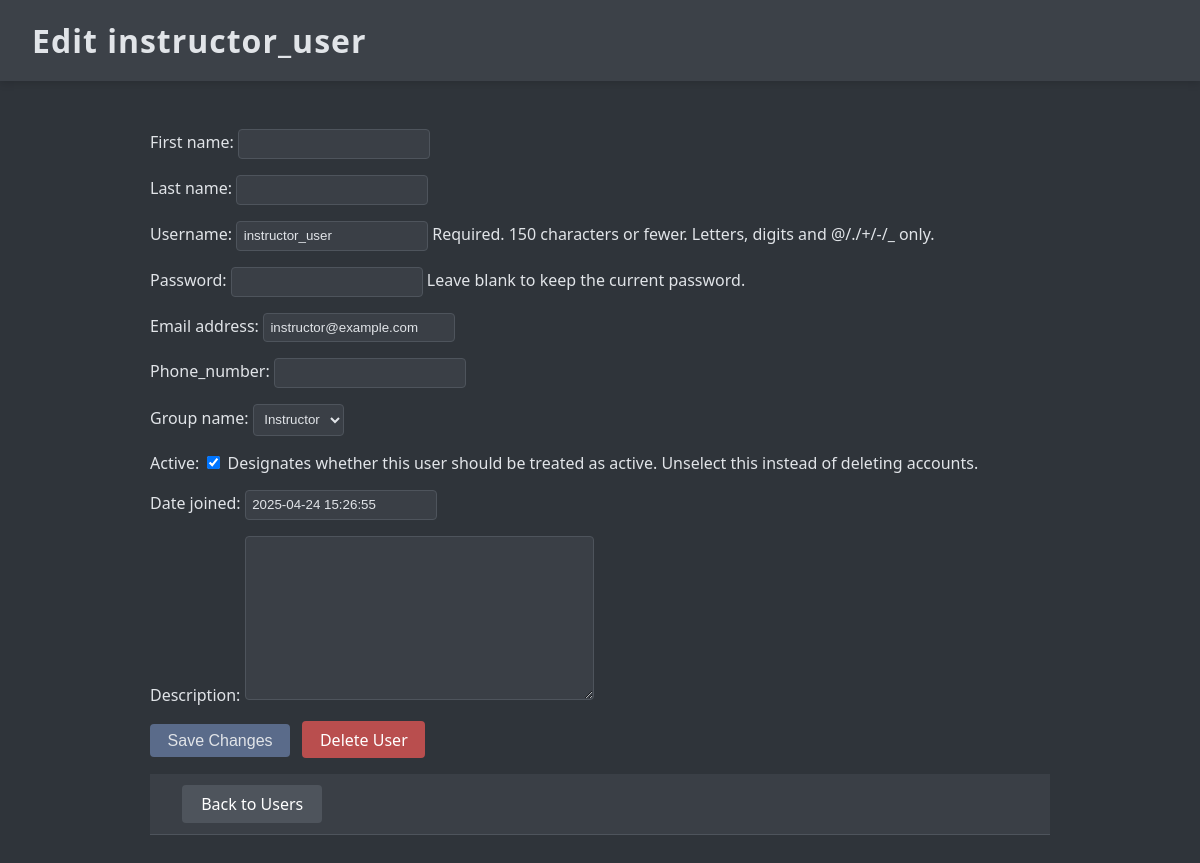
The page /sudo/user/2/edit (signed in) on the database as committed earlier.
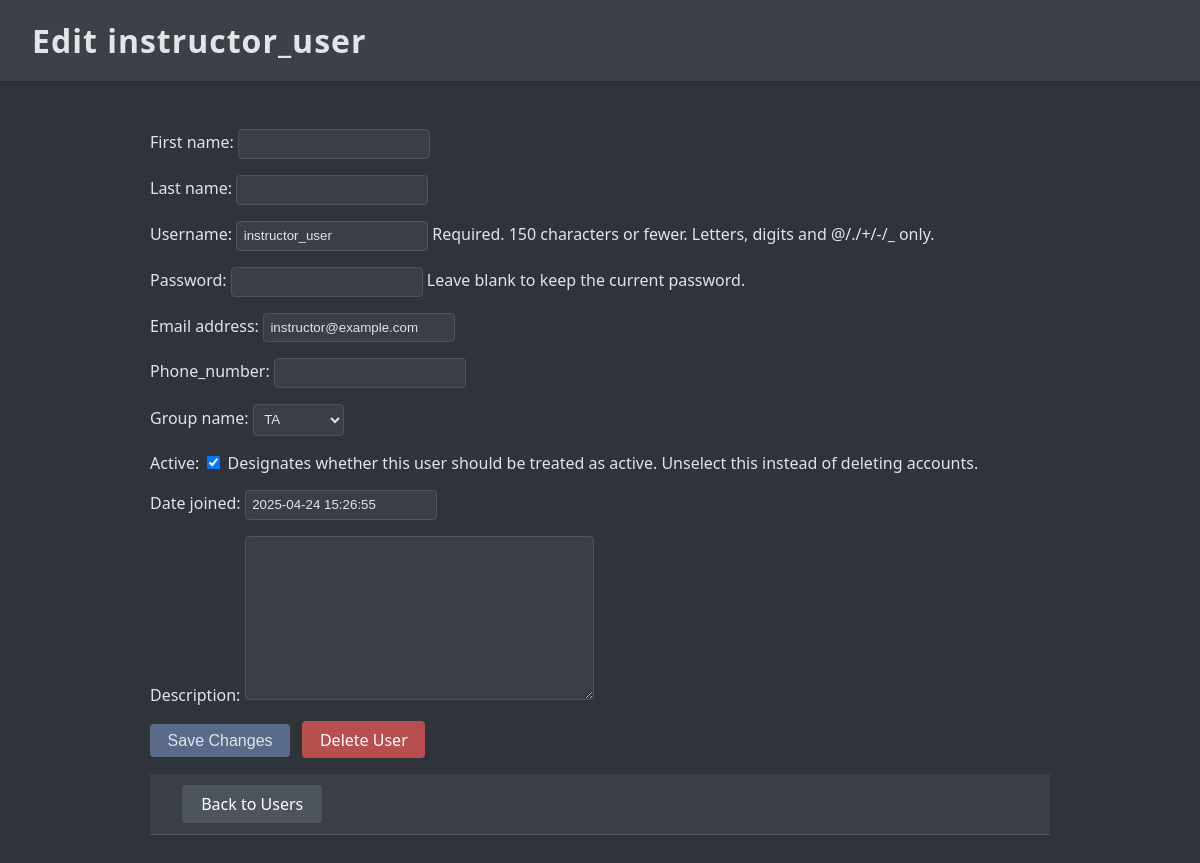
The same page on the database as committed later.
### webapp/models/users.py (models this page shows, shortened)
class User(AbstractUser):
    phone_number = models.CharField(max_length=15, blank=True, verbose_name='phone_number', null=True)
    description = models.TextField(blank=True, null=True, verbose_name='description')
    group_name = models.CharField(
        max_length=1,
        choices=UserType,
        default=UserType.TA,
    )
    class Meta:
        permissions = (
            ("can_assign_l1", "Can assign to courses/sections: instructor"),
            ("can_assign_l2", "Can assign to courses/sections: admin"),
        )

### webapp/views/admin.py (the view)
# urls.py: path('sudo/<str:model_name>/<int:model_id>/edit', views.edit_model, name='edit_model'),
@in_groups(["Admin"])
def edit_model(request, model_name, model_id):
    model_classes = {
        'course': Course,
        'section': Section,
        'user': User
    }
    form_classes = {
        'course': CourseForm,
        'section': SectionForm,
        'user': UserForm
    }
    success_urls = {
        'course': 'courses_list',
        'section': 'courses_list',
        'user': 'user_list'
    }
    model_class = model_classes.get(model_name)
    form_class = form_classes.get(model_name)
    if not model_class or not form_class:
        raise Http404("Model not found")
    instance = get_object_or_404(model_class, id=model_id)
    if request.method == 'POST':
        form = form_class(request.POST, instance=instance)
        if form.is_valid():
            form.save()
            return redirect(success_urls[model_name])
    else:
        form = form_class(instance=instance)
    template_name = f'admin_pages/edit_model.html'
    context = {
        'form': form,
        'object': instance,  # Generic object reference
        'model_name': model_name,  # Explicit model name
        model_name: instance  # Maintain backward compatibility
    }
    return render(request, template_name, context)

### webapp/forms/admin.py (shortened to what this page needs)
class UserForm(forms.ModelForm):
    password = forms.CharField(
        widget=forms.PasswordInput,
        required=False,  # Required on add, optional on edit
        help_text="Leave blank to keep the current password."
    )
    class Meta:
        model = User
        fields = ['first_name', 'last_name', 'username', 'password', 'email', 'phone_number', 'group_name', 'is_active', "date_joined", "description" ]

### webapp/views/admin.py (called while the page is built)
def in_groups(group_names):
    def check(user):
        return user.groups.filter(name__in=group_names).exists()
    return user_passes_test(check)

### templates/admin_pages/edit_model.html (shortened to what this page needs)
{% extends "master_admin.html" %}
{% load static %}
{% block content %}
<header>
    <h1>
        Edit
        {% if model_name == 'course' %}{{ course.name }}
        {% elif model_name == 'section' %}{{ section.name }}
        {% elif model_name == 'user' %}{{ user.username }}
        {% endif %}
    </h1>
</header>
<div class="container">
    <form method="post" class="form-card">
        {{ form.as_p }}
        <button type="submit" class="btn">Save Changes</button>
        <a href="{% url 'delete_model' model_name=model_name pk=object.id %}" class="btn btn-danger">Delete {{ model_name|title }}</a>
    </form>
    <nav style="margin-top: 1rem;">
        {% if model_name == 'course' or model_name == 'section' %}
            <a href="{% url 'courses_list' %}" class="btn btn-secondary">Back to Courses</a>
        {% elif model_name == 'user' %}
            <a href="{% url 'user_list' %}" class="btn btn-secondary">Back to Users</a>
        {% endif %}
    </nav>
</div>
{% endblock %}

Rows that differ between the two databases and show on the page:
changed User "instructor_user": group_name "Instructor" → "TA"
